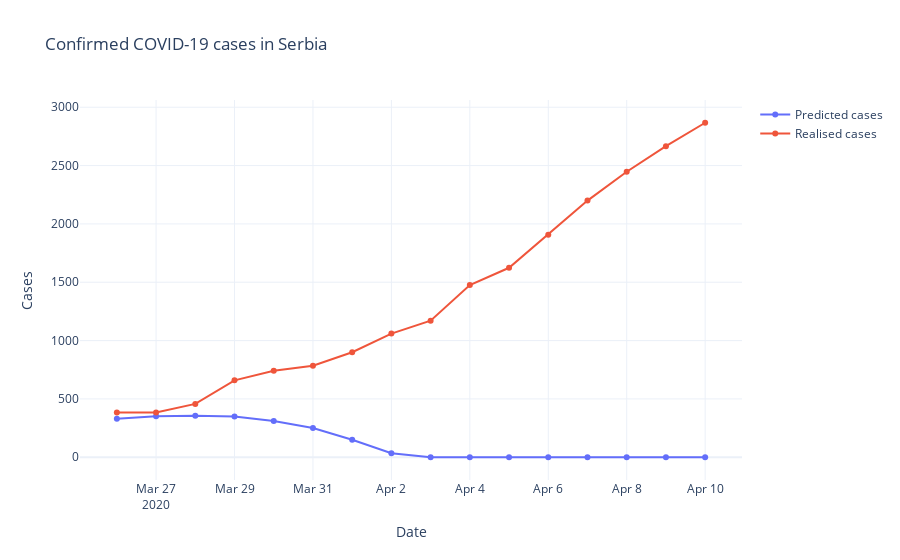

The notebook cell saved with this chart:
### Code cell
fig = go.Figure()

Serbia_predicted = res['Serbia']
Serbia_real = real['Serbia']

Serbia_predicted.values
fig.add_trace(go.Scatter(x = dates, y = Serbia_predicted.values, name = "Predicted cases"))
fig.add_trace(go.Scatter(x = dates, y = Serbia_real.values, name = "Realised cases"))
fig.update_layout(title = "Confirmed COVID-19 cases in Serbia",
                  xaxis_title = "Date",
                  yaxis_title = "Cases")
fig.layout.template = 'plotly_white'
fig.show()

### Figure 1 — Plotly figure (JSON) as saved in the notebook; plotly's stock layout.template omitted (floating-point values rounded to 4 significant figures)
{"data": [{"name": "Predicted cases", "type": "scatter", "x": ["2020-03-26", "2020-03-27", "2020-03-28", "2020-03-29", "2020-03-30", "2020-03-31", "2020-04-01", "2020-04-02", "2020-04-03", "2020-04-04", "2020-04-05", "2020-04-06", "2020-04-07", "2020-04-08", "2020-04-09", "2020-04-10"], "y": [329.7, 351.9, 355.7, 349.6, 310.3, 250.8, 150.5, 34.85, 0, 0, 0, 0, 0, 0, 0, 0]}, {"name": "Realised cases", "type": "scatter", "x": ["2020-03-26", "2020-03-27", "2020-03-28", "2020-03-29", "2020-03-30", "2020-03-31", "2020-04-01", "2020-04-02", "2020-04-03", "2020-04-04", "2020-04-05", "2020-04-06", "2020-04-07", "2020-04-08", "2020-04-09", "2020-04-10"], "y": [384.0, 384.0, 457, 659, 741, 785, 900.0, 1060, 1171, 1476, 1624, 1908, 2200, 2447, 2666, 2867]}], "layout": {"title": {"text": "Confirmed COVID-19 cases in Serbia"}, "xaxis": {"title": {"text": "Date"}}, "yaxis": {"title": {"text": "Cases"}}}}
